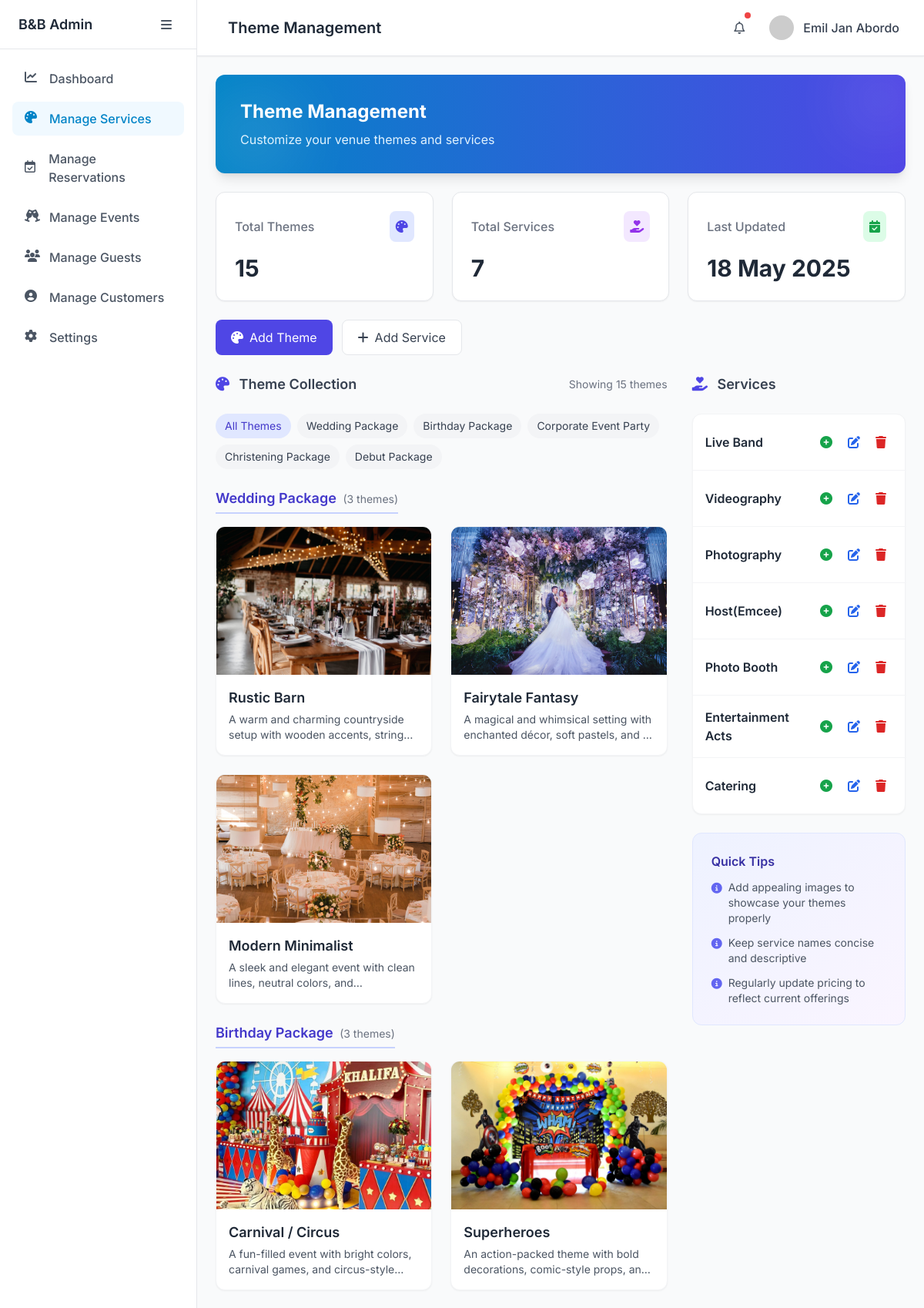
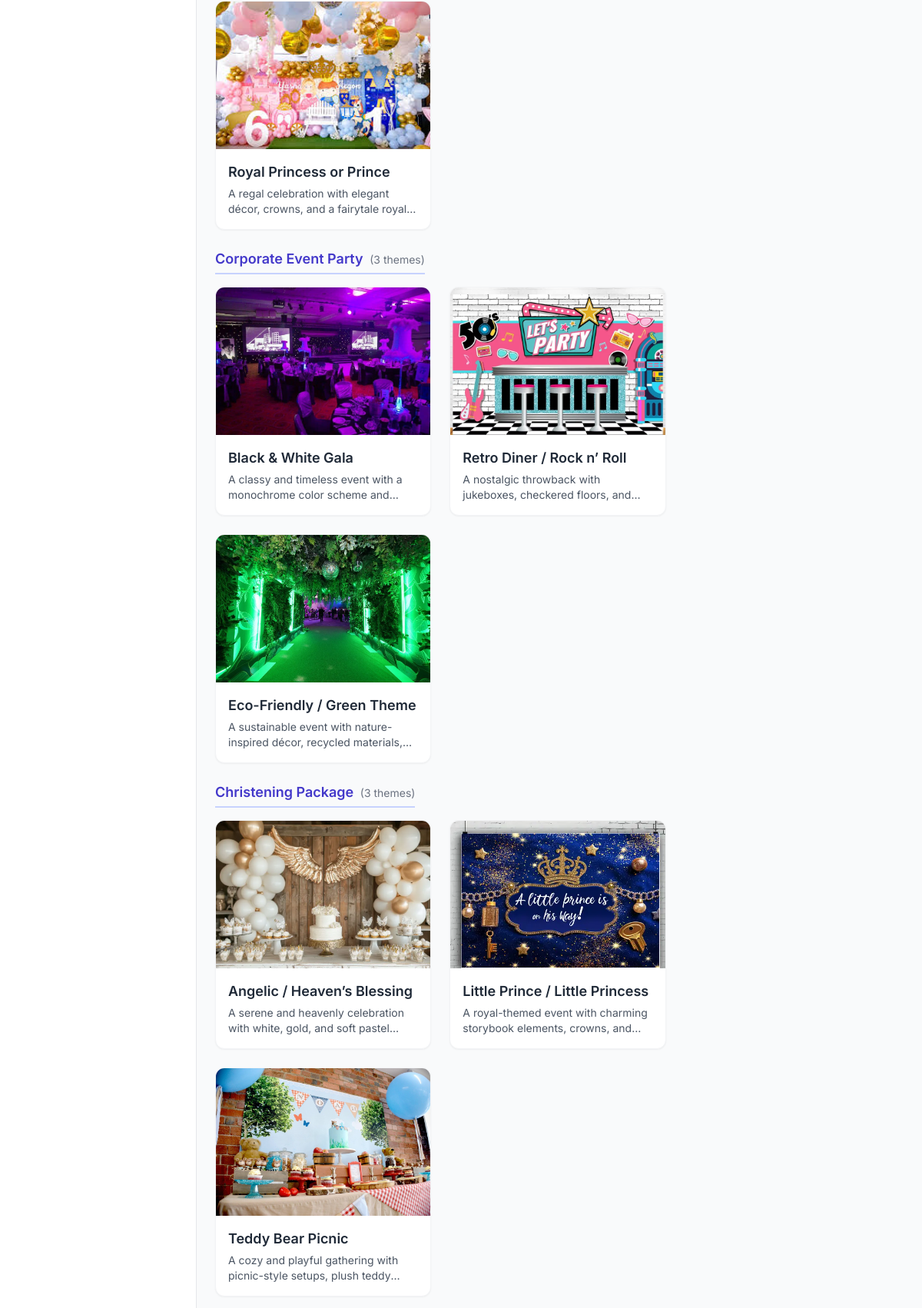
The app's page /admin/theme.php (signed in, upper part) with its own data (2 pictures, top to bottom).
### tables this page shows
CREATE TABLE `event_packages` (
  `id` int(11) NOT NULL,
  `name` varchar(255) NOT NULL,
  `price` decimal(10,0) DEFAULT NULL,
  `guest_capacity` int(11) DEFAULT NULL,
  `duration` int(11) NOT NULL COMMENT 'Duration in hours',
  `description` text DEFAULT NULL,
  `inclusions` text DEFAULT NULL,
  `exclusions` text DEFAULT NULL,
  `terms` text DEFAULT NULL,
  `image_path` varchar(255) DEFAULT NULL,
  `status` enum('active','inactive') NOT NULL DEFAULT 'active',
  `created_at` timestamp NOT NULL DEFAULT current_timestamp(),
  `updated_at` timestamp NOT NULL DEFAULT current_timestamp() ON UPDATE current_timestamp()
);

CREATE TABLE `themes` (
  `id` int(11) NOT NULL,
  `name` varchar(255) NOT NULL,
  `description` text DEFAULT NULL,
  `packages` varchar(255) DEFAULT NULL,
  `image_path` varchar(255) DEFAULT NULL,
  `created_at` timestamp NOT NULL DEFAULT current_timestamp()
);

CREATE TABLE `services` (
  `id` int(11) NOT NULL,
  `name` varchar(255) NOT NULL,
  `created_at` timestamp NOT NULL DEFAULT current_timestamp()
);

### admin/theme.php (the view, shortened to what the rows shown need)
<?php
include '../db/config.php';
$themes = [];
$sql = "SELECT * FROM themes";
$result = $conn->query($sql);
if ($result->num_rows > 0) {
  while($row = $result->fetch_assoc()) {
    $themes[] = $row;
  }
}
$services = [];
$sql = "SELECT * FROM services";
$result = $conn->query($sql);
if ($result->num_rows > 0) {
  while($row = $result->fetch_assoc()) {
    $services[] = $row;
  }
}
$packages = [];
$sql = "SELECT * FROM event_packages";
$result = $conn->query($sql);
if ($result && $result->num_rows > 0) {
  while($row = $result->fetch_assoc()) {
    $packages[] = $row;
  }
}
$packageThemes = [];
foreach ($packages as $package) {
  $packageThemes[$package['id']] = [
    'package_name' => $package['name'],
    'themes' => []
  ];
}
foreach ($themes as $theme) {
  if (!empty($theme['packages'])) {
    $themePackages = explode(',', $theme['packages']);
    foreach ($themePackages as $packageId) {
      if (isset($packageThemes[$packageId])) {
        $packageThemes[$packageId]['themes'][] = $theme;
      }
    }
  }
}
?>
<!DOCTYPE html>
<html lang="en" class="light">
<head>
  <script src="https://cdn.tailwindcss.com"></script>
  <link rel="stylesheet" href="https://cdnjs.cloudflare.com/ajax/libs/font-awesome/6.4.0/css/all.min.css">
</head>
<body class="bg-gray-50 dark:bg-slate-900 font-sans">
  <div class="flex min-h-screen">
    <main class="flex-1 ml-64" id="mainContent">
      <nav class="bg-white dark:bg-slate-800 border-b border-gray-200 dark:border-slate-700 px-6 py-3
sticky top-0 z-20 shadow-sm">
        <div class="flex justify-between items-center">
            <div class="flex items-center space-x-4">
                <h2 class="text-xl font-semibold text-gray-800 dark:text-white">Theme Management</h2>
            </div>
        </div>
      </nav>
      <div class="p-6 bg-gray-50 dark:bg-slate-900 min-h-screen">
        <div class="bg-gradient-to-r from-primary-600 to-indigo-600 rounded-xl shadow-lg mb-6
overflow-hidden">
            <div class="relative p-8">
                <div class="relative z-10">
                    <h2 class="text-2xl font-bold text-white mb-2">Theme Management</h2>
                </div>
            </div>
        </div>
        <div class="grid grid-cols-1 lg:grid-cols-3 gap-8">
          <div class="lg:col-span-2 space-y-6">
            <div class="flex items-center justify-between mb-4">
              <h2 class="text-lg font-semibold text-gray-700 dark:text-white">
                <i class="fas fa-palette text-indigo-600 mr-2"></i> Theme Collection
              </h2>
            </div>
            <div class="mb-6">
              <div class="flex flex-wrap items-center gap-2">
                <button class="package-filter active px-3 py-1.5 text-sm rounded-full bg-indigo-100
text-indigo-700 dark:bg-indigo-900/30 dark:text-indigo-400 hover:bg-indigo-200 dark:hover:bg-indigo-900/50
transition-smooth"
                        data-package="all">
                  All Themes
                </button>
                <?php foreach($packages as $package): ?>
                  <button class="package-filter px-3 py-1.5 text-sm rounded-full bg-gray-100 text-gray-700
dark:bg-slate-700 dark:text-gray-300 hover:bg-gray-200 dark:hover:bg-slate-600 transition-smooth"
                          data-package="<?php echo $package['id']; ?>">
                    <?php echo htmlspecialchars($package['name']); ?>
                  </button>
                <?php endforeach; ?>
              </div>
            </div>
            <?php if(count($themes) > 0): ?>
              <?php foreach($packageThemes as $packageId => $package): ?>
                <div class="mb-8 package-section" data-package-id="<?php echo $packageId; ?>">
                  <div class="flex items-center mb-4">
                    <h3 class="text-lg font-semibold text-indigo-700 dark:text-indigo-400 border-b-2
border-indigo-200 dark:border-indigo-900 pb-1">
                      <?php echo htmlspecialchars($package['package_name']); ?>
                      <span class="text-sm font-normal text-gray-500 dark:text-gray-400 ml-1">(<?php echo
count($package['themes']); ?> themes)</span>
                    </h3>
                  </div>
                  <div class="grid grid-cols-1 md:grid-cols-2 gap-6">
                    <?php foreach($package['themes'] as $theme): ?>
                    <div class="bg-white dark:bg-slate-800 rounded-xl overflow-hidden shadow-sm
hover:shadow-md transition-all duration-300 group border border-gray-100 dark:border-slate-700">
                      <div class="relative aspect-w-16 aspect-h-9 overflow-hidden">
                        <img src="../uploads/themes/<?php echo htmlspecialchars($theme['image_path']); ?>"
                            alt="<?php echo htmlspecialchars($theme['name']); ?>"
                            class="w-full h-48 object-cover group-hover:scale-105 transition-transform
duration-500 ease-in-out">
                      </div>
                      <div class="p-4">
                        <h3 class="text-lg font-semibold text-gray-800 dark:text-white"><?php echo
htmlspecialchars($theme['name']); ?></h3>
                        <?php if(!empty($theme['description'])): ?>
                          <p class="text-sm text-gray-600 dark:text-gray-300 mt-1 line-clamp-2"><?php echo
htmlspecialchars($theme['description']); ?></p>
                        <?php endif; ?>
                      </div>
                    </div>
                    <?php endforeach; ?>
                  </div>
                </div>
              <?php endforeach; ?>
            <?php endif; ?>
          </div>
          <div class="lg:col-span-1 space-y-6">
            <div class="flex items-center justify-between mb-4">
              <h2 class="text-lg font-semibold text-gray-700 dark:text-white">
                <i class="fas fa-hand-holding-heart text-indigo-600 mr-2"></i> Services
              </h2>
            </div>
            <div class="bg-white dark:bg-slate-800 rounded-xl shadow-sm border border-gray-100
dark:border-slate-700 overflow-hidden">
              <?php if(count($services) > 0): ?>
              <ul class="divide-y divide-gray-100 dark:divide-slate-700">
                <?php foreach($services as $service): ?>
                <li class="hover:bg-gray-50 dark:hover:bg-slate-700/25 transition-smooth">
                  <div class="p-4">
                    <div class="flex items-center justify-between">
                      <div>
                        <h3 class="font-semibold text-gray-800 dark:text-white cursor-pointer
service-info-btn" data-id="<?php echo $service['id']; ?>" data-name="<?php echo
htmlspecialchars($service['name']); ?>"><?php echo htmlspecialchars($service['name']); ?></h3>
                      </div>
                      <div class="flex space-x-1">
                        <button class="add-to-service-btn p-2 text-green-600 dark:text-green-400
hover:bg-green-50 dark:hover:bg-green-900/20 rounded transition-smooth"
                                data-id="<?php echo $service['id']; ?>"
                                data-name="<?php echo htmlspecialchars($service['name']); ?>">
                          <i class="fas fa-plus-circle"></i>
                        </button>
                        <button class="edit-service-btn p-2 text-blue-600 dark:text-blue-400
hover:bg-blue-50 dark:hover:bg-blue-900/20 rounded transition-smooth"
                                data-id="<?php echo $service['id']; ?>"
                                data-name="<?php echo htmlspecialchars($service['name']); ?>">
                          <i class="fas fa-edit"></i>
                        </button>
                        <button class="delete-service-btn p-2 text-red-600 dark:text-red-400
hover:bg-red-50 dark:hover:bg-red-900/20 rounded transition-smooth"
                                data-id="<?php echo $service['id']; ?>">
                          <i class="fas fa-trash"></i>
                        </button>
                      </div>
                    </div>
                  </div>
                </li>
                <?php endforeach; ?>
              </ul>
              <?php endif; ?>
            </div>
          </div>
        </div>
      </div>
    </main>
  </div>
</body>
</html>

### records on screen
event_packages: name "Wedding Package"
event_packages: name "Birthday Package"
event_packages: name "Corporate Event Party"
event_packages: name "Christening Package"
event_packages: name "Debut Package"
themes: image_path (picture), name "Rustic Barn", description "A warm and charming countryside setup with wooden accents,…"
themes: image_path (picture), name "Fairytale Fantasy", description "A magical and whimsical setting with enchanted décor, soft pastels, and…"
themes: image_path (picture), name "Modern Minimalist", description "A sleek and elegant event with clean lines, neutral colors,…"
themes: image_path (picture), name "Carnival / Circus", description "A fun-filled event with bright colors, carnival games, and…"
themes: image_path (picture), name "Superheroes", description "An action-packed theme with bold decorations, comic-style props,…"
themes: image_path (picture), name "Royal Princess or Prince", description "A regal celebration with elegant décor, crowns, and a fairytale…"
themes: image_path (picture), name "Black & White Gala", description "A classy and timeless event with a monochrome color scheme…"
themes: image_path (picture), name "Retro Diner / Rock n’ Roll", description "A nostalgic throwback with jukeboxes, checkered floors,…"
themes: image_path (picture), name "Eco-Friendly / Green Theme", description "A sustainable event with nature-inspired décor, recycled…"
themes: image_path (picture), name "Angelic / Heaven’s Blessing", description "A serene and heavenly celebration with white, gold, and soft…"
themes: image_path (picture), name "Little Prince / Little Princess", description "A royal-themed event with charming storybook elements, crowns,…"
themes: image_path (picture), name "Teddy Bear Picnic", description "A cozy and playful gathering with picnic-style setups, plush…"
services: name "Live Band"
services: name "Videography"
services: name "Photography"
services: name "Host(Emcee)"
services: name "Photo Booth"
services: name "Entertainment Acts"
services: name "Catering"

### other values on screen
$username "Emil Jan Abordo"
count($themes) "15"
count($services) "7"
$package['package_name'] "Wedding Package"
count($package['themes']) "3"
$package['package_name'] "Birthday Package"
$package['package_name'] "Corporate Event Party"
$package['package_name'] "Christening Package"
